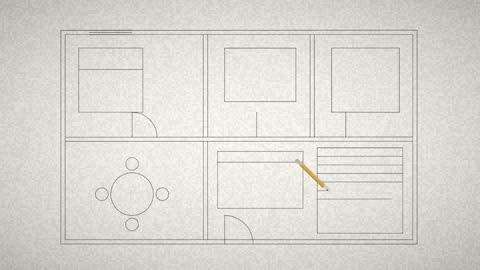
#> input picture sistem/kit/kalem/onizleme/karakalem.jpg, 480 x 270 px
$ python -i analiz.py   (imports and definitions only)
#> lines starting #> are read from the running program, lines starting #| are printed output that depends on the picture
#> further down, picture is the input picture: PIL image 480x270 RGB; mean R, G, B 218, 217.3, 211.1
#!/usr/bin/env python3
"""Arşiv analizi: dizindeki her dosyanın KULLANILABİLİRLİĞİNİ ve ne olduğunu veritabanına yazar; sonra video istenince arşive hiç gitmeden
doğrudan veritabanından uygun dosyalar seçilir. Dosyalar arşivde olduğu yerde durur; bu araç arşive YALNIZCA okur.

İki katman:
  1) OTOMATİK (yerel, ücretsiz, hızlı): çözünürlük, keskinlik, parlaklık, yinelenen (dhash), video süre/çözünürlük → kullanılabilir + puan + neden
  2) CLAUDE (anlamsal): fotoğraf kontakt sayfalarına bakıp aşama (öncesi/yapim/sonrasi/tasarim/diger), konu, açıklama, etiketleri yazar

  python sistem/arsiv/analiz.py oto [--limit N] [--proje klasör-önek] [--yil 2022-2024]     otomatik analiz (kesilirse devam eder)
  python sistem/arsiv/analiz.py bekleyen [--proje …] [--yil …] [--n 24]                       Claude için kontakt sayfası + eşleme JSON üretir
  python sistem/arsiv/analiz.py yaz <sonuc.json>                                              Claude'un bulgularını kaydeder
  python sistem/arsiv/analiz.py proje-yaz <klasor> --ozet "tek cümle" [--tur villa]           klasör (proje) için Claude özeti
  python sistem/arsiv/analiz.py uygun --yil 2022-2024 [--kelime villa] [--asama yapim] [--tur foto] [--proje …] [--en-az-puan 6] [--limit 60] [--analizsizler]
  python sistem/arsiv/analiz.py ozet [--derinlik 2]                                           kapsama: kaç dosya analiz edildi, kaçı kullanılabilir
  python sistem/arsiv/analiz.py kopya-listesi --idler 1,2,3 --hedef projeler/<ad>/kaynak      kopyalanan dosyaların analizini kaynak/arsiv_analiz.json'a yazar

Bir dosya arşivde değişirse (boyut/tarih) analizi geçersiz sayılır ve yeniden yapılır.
"""
from __future__ import annotations

import argparse
import io
import json
import re
import subprocess
import sys
import time
from pathlib import Path

sys.path.insert(0, str(Path(__file__).resolve().parent))
import arsiv as A  # noqa: E402

SHEETS = A.DIR / "analiz_sayfalari"
ASAMALAR = ("oncesi", "yapim", "sonrasi", "tasarim", "diger")
ESIKLER = {"keskin_iyi": 60.0, "keskin_orta": 25.0, "keskin_kotu": 8.0, "karanlik": 28.0, "parlak": 235.0}
# [4 lines not run here, left out]


GECERLI = "a.kok_id=d.kok_id AND a.yol=d.yol AND a.boyut=d.boyut AND ABS(a.mtime-d.mtime)<2"


def baglan():
    """Tek veritabanı: şema (analiz, iyilestirme dahil) arsiv.baglan() içinde, sürüm denetimli."""
    return A.baglan()


# ------------------------------------------------------------------ otomatik analiz
def _gri_ol(im) -> tuple[float, float, str]:
    """Gri küçük resimden (keskinlik, parlaklık, dhash). Keskinlik = kenar haritasının varyansı (512 px'e normalize)."""
    from PIL import ImageFilter, ImageStat
    g = im.convert("L")
    g.thumbnail((512, 512))
    kenar = g.filter(ImageFilter.FIND_EDGES)
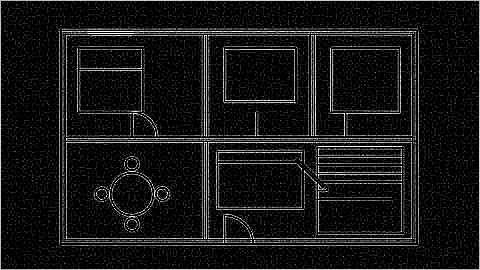
#> kenar: PIL image 480x270 L; min 0, max 255, mean 21.7
    keskin = float(ImageStat.Stat(kenar).var[0])
#> keskin = 2178.4
    parlak = float(ImageStat.Stat(g).mean[0])
#> parlak = 216.9
    k = g.resize((9, 8))
    px = list(k.getdata())
#> px = 72 values, max 237 at index 31, min 192 at index 0, mean 217.1
    bits = 0
    for y in range(8):
        for x in range(8):
            bits = (bits << 1) | (1 if px[y * 9 + x] > px[y * 9 + x + 1] else 0)
#> after the loop, bits = 1085102592839583503
    return keskin, parlak, f"{bits:016x}"


# [23 lines left out: functions _foto_olc, _video_kare_olc, not called in this run]


def _hamming(a: str, b: str) -> int:
    return bin(int(a, 16) ^ int(b, 16)).count("1")


# [238 lines left out: functions degerlendir, _bagil_bulaniklik, oto, bekleyen, not called in this run]


def _temiz(s, n):
    return re.sub(r"\s+", " ", str(s or "")).strip()[:n]


# [194 lines left out: functions yaz, proje_yaz, uygun, proje_say, ozet, kopya_listesi and 1 more, not called in this run]


# [2 lines not run here, left out]

>>> from PIL import Image
>>> picture = Image.open('../kit/kalem/onizleme/karakalem.jpg')
>>> result = _gri_ol(picture)
#> result = (2178.4, 216.9, '0f0f0f0f1f0f070f')
